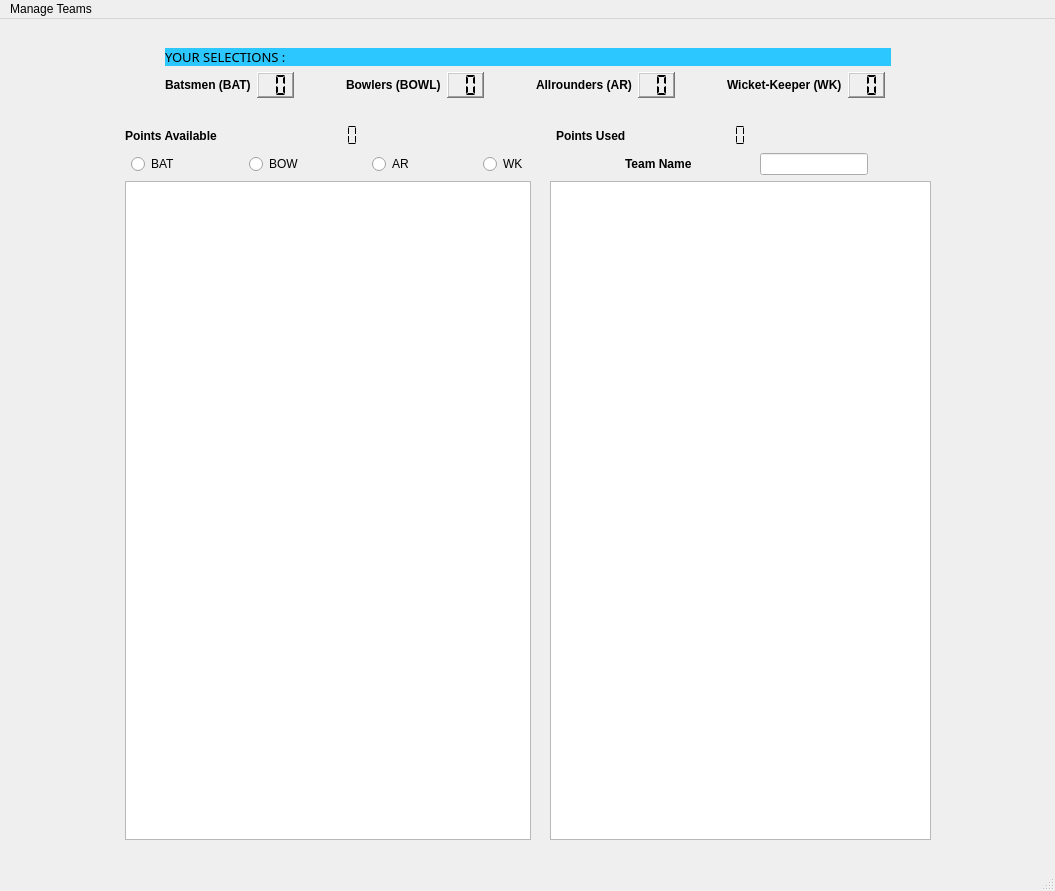
<?xml version="1.0" encoding="UTF-8"?>
<ui version="4.0">
 <class>MainWindow</class>
 <widget class="QMainWindow" name="MainWindow">
  <property name="enabled">
   <bool>true</bool>
  </property>
  <property name="geometry">
   <rect>
    <x>0</x>
    <y>0</y>
    <width>1055</width>
    <height>891</height>
   </rect>
  </property>
  <property name="windowTitle">
   <string>Fantasy Cricket</string>
  </property>
  <property name="windowIcon">
   <iconset>
    <normaloff>../../Desktop/img2.png</normaloff>../../Desktop/img2.png</iconset>
  </property>
  <property name="windowOpacity">
   <double>1.000000000000000</double>
  </property>
  <widget class="QWidget" name="centralwidget">
   <layout class="QGridLayout" name="gridLayout_3">
    <item row="0" column="2">
     <spacer name="horizontalSpacer_13">
      <property name="orientation">
       <enum>Qt::Horizontal</enum>
      </property>
      <property name="sizeHint" stdset="0">
       <size>
        <width>40</width>
        <height>20</height>
       </size>
      </property>
     </spacer>
    </item>
    <item row="3" column="4">
     <spacer name="verticalSpacer_2">
      <property name="orientation">
       <enum>Qt::Vertical</enum>
      </property>
      <property name="sizeHint" stdset="0">
       <size>
        <width>20</width>
        <height>40</height>
       </size>
      </property>
     </spacer>
    </item>
    <item row="3" column="0">
     <spacer name="verticalSpacer">
      <property name="orientation">
       <enum>Qt::Vertical</enum>
      </property>
      <property name="sizeHint" stdset="0">
       <size>
        <width>20</width>
        <height>40</height>
       </size>
      </property>
     </spacer>
    </item>
    <item row="2" column="2">
     <spacer name="horizontalSpacer_12">
      <property name="orientation">
       <enum>Qt::Horizontal</enum>
      </property>
      <property name="sizeHint" stdset="0">
       <size>
        <width>40</width>
        <height>20</height>
       </size>
      </property>
     </spacer>
    </item>
    <item row="1" column="2">
     <layout class="QGridLayout" name="gridLayout">
      <item row="1" column="4" rowspan="2">
       <widget class="QLabel" name="L3">
        <property name="font">
         <font>
          <pointsize>9</pointsize>
          <weight>75</weight>
          <bold>true</bold>
         </font>
        </property>
        <property name="text">
         <string>Bowlers (BOWL)</string>
        </property>
       </widget>
      </item>
      <item row="1" column="7" rowspan="2">
       <widget class="QLabel" name="L4">
        <property name="font">
         <font>
          <pointsize>9</pointsize>
          <weight>75</weight>
          <bold>true</bold>
         </font>
        </property>
        <property name="text">
         <string>Allrounders (AR)</string>
        </property>
       </widget>
      </item>
      <item row="1" column="10" rowspan="2">
       <widget class="QLabel" name="L5">
        <property name="font">
         <font>
          <pointsize>9</pointsize>
          <weight>75</weight>
          <bold>true</bold>
         </font>
        </property>
        <property name="text">
         <string>Wicket-Keeper (WK)</string>
        </property>
       </widget>
      </item>
      <item row="1" column="5" rowspan="2">
       <widget class="QLCDNumber" name="lcd2">
        <property name="frameShape">
         <enum>QFrame::WinPanel</enum>
        </property>
        <property name="digitCount">
         <number>2</number>
        </property>
        <property name="segmentStyle">
         <enum>QLCDNumber::Flat</enum>
        </property>
       </widget>
      </item>
      <item row="2" column="6">
       <spacer name="horizontalSpacer_2">
        <property name="orientation">
         <enum>Qt::Horizontal</enum>
        </property>
        <property name="sizeHint" stdset="0">
         <size>
          <width>40</width>
          <height>20</height>
         </size>
        </property>
       </spacer>
      </item>
      <item row="1" column="8" rowspan="2">
       <widget class="QLCDNumber" name="lcd3">
        <property name="frameShape">
         <enum>QFrame::WinPanel</enum>
        </property>
        <property name="digitCount">
         <number>2</number>
        </property>
        <property name="segmentStyle">
         <enum>QLCDNumber::Flat</enum>
        </property>
       </widget>
      </item>
      <item row="0" column="1" colspan="12">
       <widget class="QLabel" name="L1">
        <property name="sizePolicy">
         <sizepolicy hsizetype="Preferred" vsizetype="Preferred">
          <horstretch>0</horstretch>
          <verstretch>0</verstretch>
         </sizepolicy>
        </property>
        <property name="font">
         <font>
          <family>LEMON MILK</family>
          <pointsize>10</pointsize>
          <weight>50</weight>
          <bold>false</bold>
         </font>
        </property>
        <property name="styleSheet">
         <string notr="true">background-color: rgb(44, 199, 255)</string>
        </property>
        <property name="text">
         <string>YOUR SELECTIONS :</string>
        </property>
       </widget>
      </item>
      <item row="2" column="9">
       <spacer name="horizontalSpacer_3">
        <property name="orientation">
         <enum>Qt::Horizontal</enum>
        </property>
        <property name="sizeHint" stdset="0">
         <size>
          <width>40</width>
          <height>20</height>
         </size>
        </property>
       </spacer>
      </item>
      <item row="2" column="3">
       <spacer name="horizontalSpacer">
        <property name="orientation">
         <enum>Qt::Horizontal</enum>
        </property>
        <property name="sizeHint" stdset="0">
         <size>
          <width>40</width>
          <height>20</height>
         </size>
        </property>
       </spacer>
      </item>
      <item row="2" column="0">
       <spacer name="horizontalSpacer_4">
        <property name="orientation">
         <enum>Qt::Horizontal</enum>
        </property>
        <property name="sizeHint" stdset="0">
         <size>
          <width>40</width>
          <height>20</height>
         </size>
        </property>
       </spacer>
      </item>
      <item row="2" column="13">
       <spacer name="horizontalSpacer_5">
        <property name="orientation">
         <enum>Qt::Horizontal</enum>
        </property>
        <property name="sizeHint" stdset="0">
         <size>
          <width>40</width>
          <height>20</height>
         </size>
        </property>
       </spacer>
      </item>
      <item row="1" column="2" rowspan="2">
       <widget class="QLCDNumber" name="lcd1">
        <property name="frameShape">
         <enum>QFrame::WinPanel</enum>
        </property>
        <property name="digitCount">
         <number>2</number>
        </property>
        <property name="segmentStyle">
         <enum>QLCDNumber::Flat</enum>
        </property>
       </widget>
      </item>
      <item row="1" column="1" rowspan="2">
       <widget class="QLabel" name="L2">
        <property name="font">
         <font>
          <pointsize>9</pointsize>
          <weight>75</weight>
          <bold>true</bold>
         </font>
        </property>
        <property name="text">
         <string>Batsmen (BAT)</string>
        </property>
       </widget>
      </item>
      <item row="1" column="11" rowspan="2">
       <widget class="QLCDNumber" name="lcd4">
        <property name="frameShape">
         <enum>QFrame::WinPanel</enum>
        </property>
        <property name="digitCount">
         <number>2</number>
        </property>
        <property name="segmentStyle">
         <enum>QLCDNumber::Flat</enum>
        </property>
       </widget>
      </item>
     </layout>
    </item>
    <item row="3" column="2">
     <layout class="QGridLayout" name="gridLayout_2">
      <item row="1" column="15">
       <spacer name="horizontalSpacer_8">
        <property name="orientation">
         <enum>Qt::Horizontal</enum>
        </property>
        <property name="sizeHint" stdset="0">
         <size>
          <width>40</width>
          <height>20</height>
         </size>
        </property>
       </spacer>
      </item>
      <item row="1" column="2">
       <spacer name="horizontalSpacer_9">
        <property name="orientation">
         <enum>Qt::Horizontal</enum>
        </property>
        <property name="sizeHint" stdset="0">
         <size>
          <width>40</width>
          <height>20</height>
         </size>
        </property>
       </spacer>
      </item>
      <item row="1" column="14">
       <widget class="QLineEdit" name="T1">
        <property name="sizePolicy">
         <sizepolicy hsizetype="Fixed" vsizetype="Fixed">
          <horstretch>0</horstretch>
          <verstretch>0</verstretch>
         </sizepolicy>
        </property>
       </widget>
      </item>
      <item row="1" column="4">
       <spacer name="horizontalSpacer_10">
        <property name="orientation">
         <enum>Qt::Horizontal</enum>
        </property>
        <property name="sizeHint" stdset="0">
         <size>
          <width>40</width>
          <height>20</height>
         </size>
        </property>
       </spacer>
      </item>
      <item row="0" column="10" colspan="3">
       <widget class="QLabel" name="L7">
        <property name="font">
         <font>
          <pointsize>9</pointsize>
          <weight>75</weight>
          <bold>true</bold>
         </font>
        </property>
        <property name="text">
         <string>Points Used</string>
        </property>
       </widget>
      </item>
      <item row="1" column="13">
       <spacer name="horizontalSpacer_6">
        <property name="orientation">
         <enum>Qt::Horizontal</enum>
        </property>
        <property name="sizeHint" stdset="0">
         <size>
          <width>40</width>
          <height>20</height>
         </size>
        </property>
       </spacer>
      </item>
      <item row="2" column="0" colspan="8">
       <widget class="QListWidget" name="LW1"/>
      </item>
      <item row="1" column="1">
       <widget class="QRadioButton" name="R1">
        <property name="text">
         <string>BAT</string>
        </property>
       </widget>
      </item>
      <item row="1" column="5">
       <widget class="QRadioButton" name="R3">
        <property name="text">
         <string>AR</string>
        </property>
       </widget>
      </item>
      <item row="1" column="11">
       <spacer name="horizontalSpacer_7">
        <property name="orientation">
         <enum>Qt::Horizontal</enum>
        </property>
        <property name="sizeHint" stdset="0">
         <size>
          <width>40</width>
          <height>20</height>
         </size>
        </property>
       </spacer>
      </item>
      <item row="1" column="6">
       <spacer name="horizontalSpacer_11">
        <property name="orientation">
         <enum>Qt::Horizontal</enum>
        </property>
        <property name="sizeHint" stdset="0">
         <size>
          <width>40</width>
          <height>20</height>
         </size>
        </property>
       </spacer>
      </item>
      <item row="1" column="12">
       <widget class="QLabel" name="L8">
        <property name="font">
         <font>
          <weight>75</weight>
          <bold>true</bold>
         </font>
        </property>
        <property name="text">
         <string>Team Name</string>
        </property>
       </widget>
      </item>
      <item row="2" column="8">
       <widget class="QLabel" name="arrow">
        <property name="text">
         <string/>
        </property>
        <property name="pixmap">
         <pixmap>../../Desktop/img.png</pixmap>
        </property>
       </widget>
      </item>
      <item row="0" column="4">
       <widget class="QLCDNumber" name="lcd5">
        <property name="font">
         <font>
          <family>LEMON MILK Bold</family>
          <pointsize>9</pointsize>
          <weight>75</weight>
          <bold>true</bold>
          <kerning>true</kerning>
         </font>
        </property>
        <property name="frameShape">
         <enum>QFrame::NoFrame</enum>
        </property>
        <property name="smallDecimalPoint">
         <bool>false</bool>
        </property>
        <property name="digitCount">
         <number>4</number>
        </property>
        <property name="segmentStyle">
         <enum>QLCDNumber::Flat</enum>
        </property>
        <property name="intValue" stdset="0">
         <number>0</number>
        </property>
       </widget>
      </item>
      <item row="1" column="3">
       <widget class="QRadioButton" name="R2">
        <property name="text">
         <string>BOW</string>
        </property>
       </widget>
      </item>
      <item row="1" column="7">
       <widget class="QRadioButton" name="R4">
        <property name="text">
         <string>WK </string>
        </property>
       </widget>
      </item>
      <item row="0" column="0" colspan="4">
       <widget class="QLabel" name="L6">
        <property name="font">
         <font>
          <pointsize>9</pointsize>
          <weight>75</weight>
          <bold>true</bold>
         </font>
        </property>
        <property name="text">
         <string>Points Available</string>
        </property>
       </widget>
      </item>
      <item row="2" column="9" colspan="7">
       <widget class="QListWidget" name="LW2"/>
      </item>
      <item row="0" column="13">
       <widget class="QLCDNumber" name="lcd6">
        <property name="font">
         <font>
          <family>LEMON MILK Bold</family>
          <pointsize>10</pointsize>
          <weight>75</weight>
          <bold>true</bold>
          <kerning>true</kerning>
         </font>
        </property>
        <property name="layoutDirection">
         <enum>Qt::LeftToRight</enum>
        </property>
        <property name="frameShape">
         <enum>QFrame::NoFrame</enum>
        </property>
        <property name="digitCount">
         <number>4</number>
        </property>
        <property name="segmentStyle">
         <enum>QLCDNumber::Flat</enum>
        </property>
        <property name="intValue" stdset="0">
         <number>0</number>
        </property>
       </widget>
      </item>
     </layout>
    </item>
    <item row="3" column="1">
     <spacer name="horizontalSpacer_14">
      <property name="orientation">
       <enum>Qt::Horizontal</enum>
      </property>
      <property name="sizeHint" stdset="0">
       <size>
        <width>40</width>
        <height>20</height>
       </size>
      </property>
     </spacer>
    </item>
    <item row="3" column="3">
     <spacer name="horizontalSpacer_15">
      <property name="orientation">
       <enum>Qt::Horizontal</enum>
      </property>
      <property name="sizeHint" stdset="0">
       <size>
        <width>40</width>
        <height>20</height>
       </size>
      </property>
     </spacer>
    </item>
    <item row="4" column="2">
     <spacer name="horizontalSpacer_17">
      <property name="orientation">
       <enum>Qt::Horizontal</enum>
      </property>
      <property name="sizeHint" stdset="0">
       <size>
        <width>40</width>
        <height>20</height>
       </size>
      </property>
     </spacer>
    </item>
   </layout>
  </widget>
  <widget class="QMenuBar" name="menubar">
   <property name="geometry">
    <rect>
     <x>0</x>
     <y>0</y>
     <width>1055</width>
     <height>26</height>
    </rect>
   </property>
   <widget class="QMenu" name="menuManage_Teams">
    <property name="enabled">
     <bool>true</bool>
    </property>
    <property name="title">
     <string>Manage Teams</string>
    </property>
    <addaction name="actionNEW_Team"/>
    <addaction name="actionOpen_Team"/>
    <addaction name="actionSave_Team"/>
    <addaction name="actionEvaluate_Team"/>
    <addaction name="actionQuit"/>
   </widget>
   <addaction name="menuManage_Teams"/>
  </widget>
  <widget class="QStatusBar" name="statusbar"/>
  <action name="actionNEW_Team">
   <property name="text">
    <string>NEW Team</string>
   </property>
  </action>
  <action name="actionOpen_Team">
   <property name="text">
    <string>Open Team</string>
   </property>
  </action>
  <action name="actionSave_Team">
   <property name="text">
    <string>Save Team</string>
   </property>
  </action>
  <action name="actionEvaluate_Team">
   <property name="text">
    <string>Evaluate Team</string>
   </property>
  </action>
  <action name="actionQuit">
   <property name="text">
    <string>Quit</string>
   </property>
  </action>
 </widget>
 <resources/>
 <connections/>
</ui>
